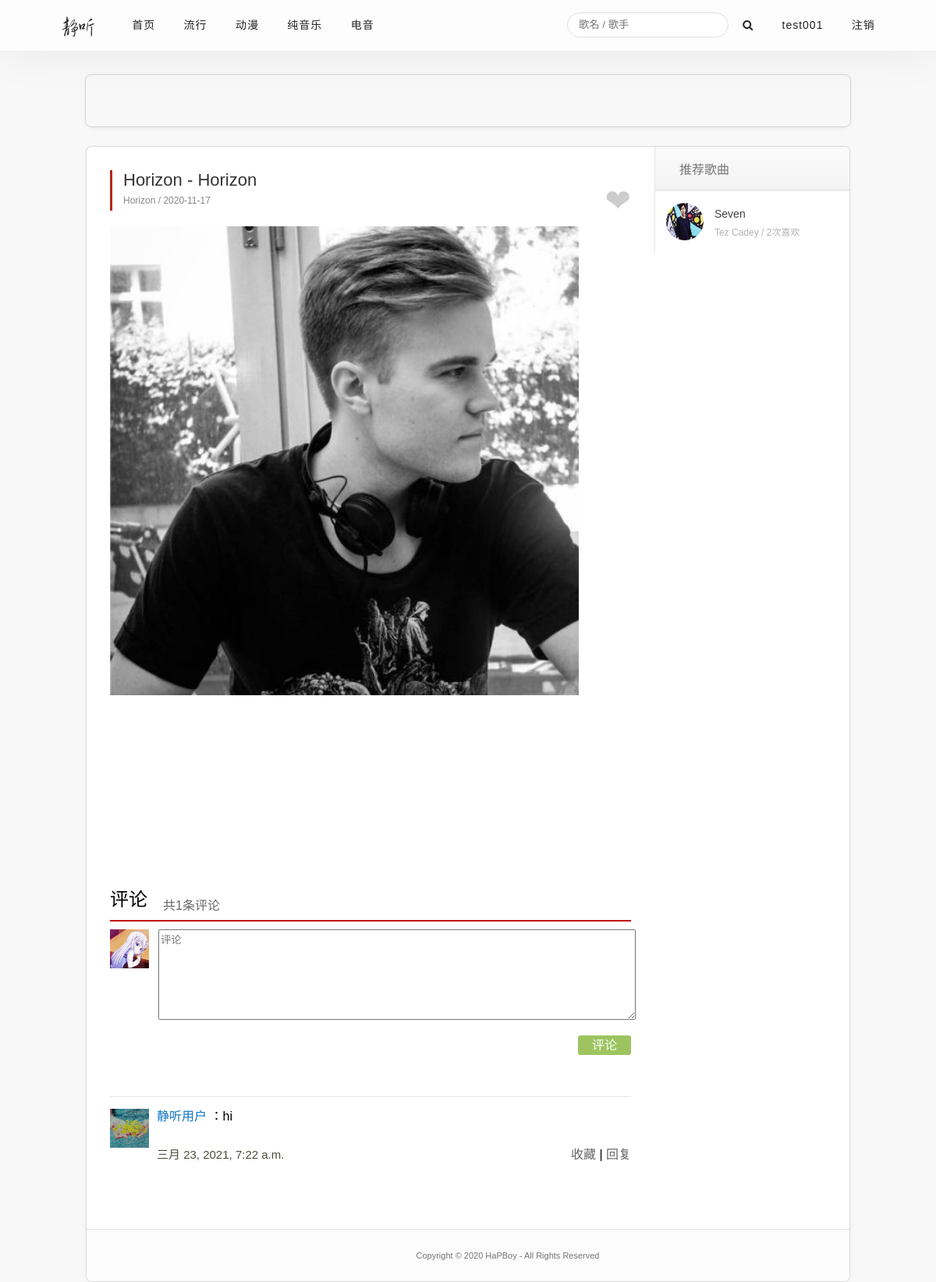
/player/7/ (signed in), run on the app's committed database.
### app/models.py (models this page shows, shortened)
class Category(models.Model):
    id = models.AutoField(primary_key=True, verbose_name="ID")
    category = models.CharField(max_length=10,verbose_name="分类名")
    img = models.ImageField(upload_to="category",verbose_name="分类图片",null=True,blank=True,default="category/default.jpg")
    class Meta:
        verbose_name = "分类管理"
        verbose_name_plural = "分类管理"

class UserManager(models.Model):
    id = models.AutoField(primary_key=True,verbose_name="ID")
    nickname = models.CharField(max_length=10,verbose_name="昵称",default="静听用户")
    desc = models.TextField(verbose_name="个人描述",null=True,blank=True,default="此用户比较懒，没有写个人简介！！")
    username = models.CharField(max_length=10,unique=True,verbose_name="账号")
    img = models.ImageField(upload_to="users", verbose_name="用户头像", null=True, blank=True, default="users/default.jpg")
    password = models.CharField(max_length=10,verbose_name="密码")
    class Meta:
        verbose_name = "用户管理"
        verbose_name_plural = "用户管理"

class Song(models.Model):
    id = models.AutoField(primary_key=True, verbose_name="ID")
    category = models.ForeignKey(Category,on_delete=models.CASCADE,verbose_name="分类")
    title = models.CharField(max_length=40,verbose_name="歌名")
    author = models.CharField(max_length=10,verbose_name="作者",default="佚名")
    img = models.ImageField(upload_to="imgs",verbose_name="歌曲图片",null=True,blank=True,default="imgs/default.jpg")
    file = models.FileField(upload_to="files",verbose_name="歌曲文件",default="files/default.mp3")
    count = models.IntegerField(default=0,verbose_name="喜欢数量")
    comments = models.IntegerField(default=0,verbose_name="评论数量")
    broadcast = models.IntegerField(default=randint(100,3000), verbose_name="播放数量")
    createTime = models.DateTimeField(auto_now=True, verbose_name="发布时间")
    class Meta:
        verbose_name = "歌曲管理"
        verbose_name_plural = "歌曲管理"

class Comment(models.Model):
    id = models.AutoField(primary_key=True, verbose_name="ID")
    song = models.ForeignKey(Song, on_delete=models.CASCADE,verbose_name="歌曲")
    user = models.ForeignKey(UserManager, on_delete=models.CASCADE,related_name="user",verbose_name="评论用户")
    content = models.TextField(verbose_name="评论")
    to_user = models.ForeignKey(UserManager, on_delete=models.CASCADE,related_name="to_user",null=True,blank=True,verbose_name="回复用户")
    to_content = models.TextField(null=True,blank=True,verbose_name="原评论")
    createTime = models.DateTimeField(auto_now=True, verbose_name="发布时间")
    class Meta:
        verbose_name = "评论管理"
        verbose_name_plural = "评论管理"

### app/views.py (the view)
    def wra(req, *arg, **kwargs):
        if not req.session.get('active'):
            return redirect("/login/")
        return func(req, *arg, **kwargs)

### app/views.py (called while the page is built)
def check(func):
    def wra(req, *arg, **kwargs):
        if not req.session.get('active'):
            return redirect("/login/")
        return func(req, *arg, **kwargs)
    return wra

def getUser(request):
    username = request.session['active']
    user = UserManager.objects.get(username=username)
    return user

@check
def player(request, id):
    try:
        song = Song.objects.get(id=int(id))
    except:
        return HttpResponse("歌曲错误！！")
    cates = Category.objects.all()
    songs = Song.objects.filter(author=song.author).exclude(id=int(id))
    if len(songs) < 1:
        songs = Song.objects.filter(category=song.category).exclude(id=int(id))
        if len(songs) < 1:
            songs = Song.objects.all()[:5]
    comments = Comment.objects.filter(song__id=int(id))
    user = getUser(request)
    return render(request, 'player.html',
                  {"cates": cates, "song": song, "songs": songs, "comments": comments, "user": user})

### templates/player.html (shortened to what this page needs)
<!DOCTYPE html>
<html>
<head>
  <link rel="stylesheet" href="/static/css/reset.css">
  <link rel="stylesheet" href="/static/css/common.css">
  <link rel="stylesheet" href="/static/css/music.css">
  <link rel="stylesheet" href="/static/css/font-awesome.min.css">
  <link rel="stylesheet" href="/static/css/comments.css">
</head>
<body>
<header>
  <div class="container">
    <div class="navbar-header">
      <a href="" class="navbar-brand">
        <img src="/static/images/logo.png" alt="">
      </a>
    </div>
    <nav>
      <ul class="nav navbar-nav navbar-link">
      <li><a href="/index">首页</a></li>
          {% for i in cates %}
                <li><a href="/category/{{ i.id }}">{{ i.category }}</a></li>
          {% endfor %}
      </ul>
      <ul class="nav navbar-nav navbar-right navbar-sm">
        <li><input type="text" class="search-input" placeholder="歌名 / 歌手"></li>
        <li><a href="#"><i class="fa fa-search" aria-hidden="true"></i></a></li>
          {% if request.session.active %}
        <li><a href="/person/">{{ request.session.active }}</a></li>
              <li><a href="/logout/">注销</a></li>
          {% else %}
          <li><a href="/login/">注册 / 登录</a></li>
          {% endif %}
      </ul>
    </nav>
  </div>
</header>
<div class="container-sm player-wrap">
</div>
<div class="container-sm box">
  <div class="main">
    <div class="sidebar">
    <div class="right-module">
      <h4>推荐歌曲</h4>
      <ul class="new-artist-songs">
        {% for i in songs %}
        <li class="artist-song">
          <div class="avatar">
            <img src="/media/{{ i.img }}">
          </div>
          <div class="info">
            <h3>{{i.title}}</h3>
            <p>{{i.author}}  / <span>{{i.count}}</span>次喜欢</p>
          </div>
          <a href="/player/{{ i.id }}/" title="{{i.title}}" class="cover-link"></a>
        </li>
          {% endfor %}
      </ul>
    </div>
  </div>
    <div class="main-wrap">
      <div class="content-box article">
        <div class="title">
          <h2>{{song.title}} - {{song.author}}</h2>
            <p class="like" title="点击收藏">&#10084;</p>
          <div class="info">
            <span class="author">{{song.author}}</span> / <span class="date">2020-11-17</span>
          </div>
        </div>
        <div class="content">
          <p>
            <img src="/media/{{song.img}}" style="width: 90%">
          </p>
            <br><br><br><br><br><br><br><br><br>
            <div class="n-cmt" id="comment-box" data-tid="R_SO_4_482988618" data-count="0"><div id="auto-id-nCTMftNpfkDXppq7">
                <div class="u-title u-title-1">
                <h3><span class="f-ff2">评论</span></h3><span class="sub s-fc3">共<span class="j-flag">{{comments.count}}</span>条评论</span>
                </div>
                <div class="m-cmmt">
                <div class="iptarea">
                <div class="head">
                    <img src="/media/{{ user.img }}"></div>
                <div class="j-flag">
                    <div>
                        <div class="m-cmmtipt f-cb f-pr">
                            <div class="u-txtwrap holder-parent f-pr" style="display: block;">
                                <textarea style="height: 110px" class="u-txt area j-flag" data-type="0" placeholder="评论" id="comment_text"></textarea></div>
                    <div class="btns f-cb f-pr">
                        <a href="javascript:void(0)" class="btn u-btn u-btn-1 j-flag" id="comment_btn" >评论</a>
                    </div>
                </div>
                </div></div>
                </div>
                <div class="cmmts j-flag" id="comments">
                    <br><br>
                    <br>
                    {% for i in comments %}
                    <div id="31702909981582518015504" class="itm"  style="margin-bottom: 5%">
                        <div class="head">
                        <a href="#">
                            <img src="/media/{{i.user.img}}"></a>
                    </div>
                        <div class="cntwrap">
                            <div class="">
                                <div class="cnt f-brk"><a href="/user/home?id=2132649468" class="s-fc7">{{i.user.nickname}}</a>
                                    ：{{i.content}}</div></div>
                        {% if  i.to_content != None %}
                            <div class="que f-brk f-pr s-fc3">
                                <span class="darr">
                                </span>
                                <a class="s-fc7" href="/user/home?id=122377914">{{i.to_user.nickname}}<sup class="icn u-icn2 u-icn2-music2"></sup></a>
                                ：{{i.to_content}}
                            </div>
                        {% else %}
                            <br>
                        {% endif %}
                            <div class="rp">
                            <div class="time s-fc4" style="font-size: 15px;color: #4c4c39">{{i.createTime}}</div>
                                <div class="action">
                                    <a href="javascript:void(0)" class="s-fc3 likeComment" id="likecomment{{ i.id }}" data-id="{{ i.id }}" data-status="like">收藏</a>
                                    <span class="sep">|</span>
                                    <a href="javascript:void(0)" class="s-fc3" onclick="disPlay({{ i.id }})">回复</a>
                                </div>
                            </div>
                        </div>
                    </div>
                    {% endfor %}
                </div>
                </div>
            </div>
        </div>
      </div>
    </div>
  </div>
      <footer style="text-align: center">
          <div class="container">
            <div class="copyright">
              <p>Copyright © <span class="update-year">2020</span> HaPBoy - All Rights Reserved</p>
            </div>
          </div>
    </footer>
</div>
</div>
</body>
</body>
</html>

### app/static/css/common.css (style rules this page uses)
body { background: #f8f8f8; font-size: 1em; line-height: 1.625em; font-family: 'Lora', 'Microsoft Yahei', Arial, Helvetica, sans-serif; }
p img { max-width: 100%; display: block; margin: 10px 0; }
a { color: #232323; }
.container, .container-sm { margin-right: auto; margin-left: auto; transition: width .5s linear; }
.container { width: 1080px; }
.container-sm { width: 980px; }
header { background: #fdfdfd; height: 65px; box-shadow: 0 0 60px 0 rgba(0, 0, 0, 0.07); border-bottom: none; overflow: hidden; }
.navbar-header, .navbar-nav { float: left; line-height: 65px; }
.navbar-right { float: right; }
.navbar-brand { display: block; padding: 0 1em; }
.navbar-brand img { width: 49px; height: 34px; margin-right: 0.625em; vertical-align: middle; }
.navbar-nav > li { position: relative; float: left; font-size: 10px; letter-spacing: 0; font-family: 'Montserrat', 'Helvetica', 'Arial', sans-serif; }
.navbar-nav li { overflow: hidden; height: 65px; }
.navbar-nav > li > a { padding: 0 1.3em; height: 100%; display: block; font-size: 14px; color: #232323; letter-spacing: 1px; transition: height .2s ease-out; border-bottom: 2px solid #B72712; }
.nav .search-input { padding: 4px 14px; outline: none; border: 1px solid #e0e0e0; border-radius: 50px; }
.navbar-sm > li > a { border: none; }
.box { background: #fff; position: relative; z-index: 0; overflow: hidden; margin-top: 29px; border-radius: 8px; border: 1px solid rgba(0, 0, 0, .14); box-shadow: 0 3px 8px -3px rgba(0, 0, 0, .08); box-sizing: border-box; }
.main { width: 100%; float: left; margin-right: -250px; box-sizing: border-box; }
.main-wrap { margin-right: 250px; }
.content-box { padding: 20px 30px 30px; }
.sidebar { width: 250px; float: right; box-sizing: border-box; border-left: 1px solid rgba(0, 0, 0, .1); }
.sidebar h4 { margin: 0; height: 55px; overflow: hidden; border-top: 1px solid #e0e0e0; border-bottom: 1px solid #e0e0e0;; background: #f5f5f5; font-size: 16px; color: #757575; line-height: 60px; padding-left: 31px; font-weight: 400; -webkit-box-shadow: 0 1px 1px 1px #F6F6F6; -moz-box-shadow: 0 1px 1px 1px #F6F6F6; box-shadow: 0 1px 1px 1px #F6F6F6; background-image: -moz-linear-gradient(top, #fafafa, #f4f4f4); background-image: -webkit-gradient(linear, left top, left bottom, from(#fafafa), to(#f4f4f4)); }
.sidebar .right-module { background: #fff; overflow: hidden; }
.sidebar .right-module:first-child h4 { border-top: none; }
.artist-song:before { content: ''; width: 100%; height: 100%; box-sizing: border-box; border-top: 1px solid #f2f2f2; border-top: 1px solid rgba(0, 0, 0, .1); position: absolute; top: 0; left: 0; z-index: 1; pointer-events: none; }
.artist-song:first-child:before { border-top: none; }
.artist-song { position: relative; padding: 16px 14px; list-style: none; color: #737373; overflow: hidden; }
.artist-song h3 { color: #737373; }
.artist-song .cover-link { display: block; position: absolute; left: 0; top: 0; bottom: 0; right: 0; z-index: 4; }
.artist-song .avatar { float: left; width: 48px; height: 48px; }
.artist-song .avatar img { border-radius: 50%; width: 48px; height: 48px; overflow: hidden; line-height: 48px; text-align: center; }
.artist-song .info { margin-left: 62px; }
.artist-song .info h3 { display: block; margin: 0; line-height: 28px; font-weight: 400; font-size: 14px; color: #424242; overflow: hidden; text-overflow: ellipsis; white-space: nowrap; }
.artist-song .info p { margin: 0; font-size: 12px; line-height: 20px; color: #B2B2B2; }
footer { margin-top: 29px; background: #fcfcfc; border-top: 1px solid #e6e6e6; color: #757575; padding: 20px 0; font-size: 0.6875em; }
footer .copyright p { margin: 0; }
.article .title { border-left: 3px solid #B72712; padding-left: 14px; margin: 10px 0 20px; }
.article .title h2 { color: #333; font-size: 22px; font-weight: 400; margin: 0; }
.article .title .info { font-size: 12px; color: #888; }
.article .content p { font-size: 14px; line-height: 26px; margin: 0 0 14px; word-break: break-all; color: rgb(102, 102, 102); }
.like { float: right; font-size:40px; color:#ccc; cursor:pointer; }

### app/static/css/music.css (style rules this page uses)
.player-wrap { padding: 0; box-shadow: 0 3px 10px -3px rgba(0, 0, 0, .08); overflow: hidden; margin-top: 30px; height: 66px; border-radius: 8px; border: 1px solid rgba(0, 0, 0, .14); }
.box { margin-top: 24px; }

### data on the page
Category: category "流行"
Category: category "动漫"
Category: category "纯音乐"
Category: category "电音"
UserManager: session.active "test001", img (picture)
Song: img (picture), title "Seven", author "Tez Cadey", count "2"
Song: title "Horizon", author "Horizon", img (picture)
Comment: user.img (placeholder picture), user.nickname "静听用户", content "hi", createTime "三月 23, 2021, 7:22 a.m."

### other printed values
{{ comments.count }} "1"
